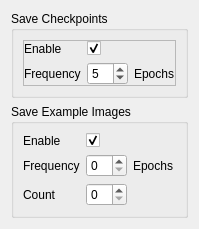
                         <widget class="QWidget" name="scrollAreaWidgetContents_7">
                          <property name="geometry">
                           <rect>
                            <x>0</x>
                            <y>0</y>
                            <width>186</width>
                            <height>226</height>
                           </rect>
                          </property>
                          <layout class="QVBoxLayout" name="verticalLayout_18">
                           <item>
                            <widget class="QGroupBox" name="groupBox_6">
                             <property name="title">
                              <string>Save Checkpoints</string>
                             </property>
                             <layout class="QVBoxLayout" name="verticalLayout_24">
                              <property name="leftMargin">
                               <number>9</number>
                              </property>
                              <property name="topMargin">
                               <number>9</number>
                              </property>
                              <property name="rightMargin">
                               <number>9</number>
                              </property>
                              <property name="bottomMargin">
                               <number>9</number>
                              </property>
                              <item>
                               <widget class="QFrame" name="frame_48">
                                <property name="frameShape">
                                 <enum>QFrame::StyledPanel</enum>
                                </property>
                                <property name="frameShadow">
                                 <enum>QFrame::Raised</enum>
                                </property>
                                <layout class="QFormLayout" name="formLayout_16">
                                 <property name="leftMargin">
                                  <number>0</number>
                                 </property>
                                 <property name="topMargin">
                                  <number>0</number>
                                 </property>
                                 <property name="rightMargin">
                                  <number>0</number>
                                 </property>
                                 <property name="bottomMargin">
                                  <number>0</number>
                                 </property>
                                 <item row="0" column="0">
                                  <widget class="QLabel" name="label_18">
                                   <property name="sizePolicy">
                                    <sizepolicy hsizetype="Maximum" vsizetype="Preferred">
                                     <horstretch>0</horstretch>
                                     <verstretch>0</verstretch>
                                    </sizepolicy>
                                   </property>
                                   <property name="text">
                                    <string>Enable</string>
                                   </property>
                                  </widget>
                                 </item>
                                 <item row="0" column="1">
                                  <widget class="QCheckBox" name="save_model">
                                   <property name="sizePolicy">
                                    <sizepolicy hsizetype="Maximum" vsizetype="Fixed">
                                     <horstretch>0</horstretch>
                                     <verstretch>0</verstretch>
                                    </sizepolicy>
                                   </property>
                                   <property name="text">
                                    <string/>
                                   </property>
                                   <property name="checked">
                                    <bool>true</bool>
                                   </property>
                                  </widget>
                                 </item>
                                 <item row="1" column="0">
                                  <widget class="QLabel" name="label_24">
                                   <property name="sizePolicy">
                                    <sizepolicy hsizetype="Maximum" vsizetype="Preferred">
                                     <horstretch>0</horstretch>
                                     <verstretch>0</verstretch>
                                    </sizepolicy>
                                   </property>
                                   <property name="text">
                                    <string>Frequency</string>
                                   </property>
                                  </widget>
                                 </item>
                                 <item row="1" column="1">
                                  <layout class="QHBoxLayout" name="horizontalLayout_17">
                                   <item>
                                    <widget class="QSpinBox" name="model_save_rate">
                                     <property name="sizePolicy">
                                      <sizepolicy hsizetype="Maximum" vsizetype="Fixed">
                                       <horstretch>0</horstretch>
                                       <verstretch>0</verstretch>
                                      </sizepolicy>
                                     </property>
                                     <property name="minimum">
                                      <number>1</number>
                                     </property>
                                     <property name="value">
                                      <number>5</number>
                                     </property>
                                    </widget>
                                   </item>
                                   <item>
                                    <widget class="QLabel" name="label_42">
                                     <property name="text">
                                      <string>Epochs</string>
                                     </property>
                                    </widget>
                                   </item>
                                   <item>
                                    <spacer name="horizontalSpacer_2">
                                     <property name="orientation">
                                      <enum>Qt::Horizontal</enum>
                                     </property>
                                     <property name="sizeHint" stdset="0">
                                      <size>
                                       <width>40</width>
                                       <height>20</height>
                                      </size>
                                     </property>
                                    </spacer>
                                   </item>
                                  </layout>
                                 </item>
                                </layout>
                               </widget>
                              </item>
                             </layout>
                            </widget>
                           </item>
                           <item>
                            <widget class="QGroupBox" name="groupBox">
                             <property name="title">
                              <string>Save Example Images</string>
                             </property>
                             <layout class="QFormLayout" name="formLayout_6">
                              <item row="0" column="0">
                               <widget class="QLabel" name="label_25">
                                <property name="text">
                                 <string>Enable</string>
                                </property>
                               </widget>
                              </item>
                              <item row="0" column="1">
                               <widget class="QCheckBox" name="save_examples">
                                <property name="text">
                                 <string/>
                                </property>
                                <property name="checked">
                                 <bool>true</bool>
                                </property>
                               </widget>
                              </item>
                              <item row="1" column="0">
                               <widget class="QLabel" name="label_26">
                                <property name="text">
                                 <string>Frequency</string>
                                </property>
                               </widget>
                              </item>
                              <item row="1" column="1">
                               <layout class="QHBoxLayout" name="horizontalLayout_18">
                                <item>
                                 <widget class="QSpinBox" name="example_save_rate"/>
                                </item>
                                <item>
                                 <widget class="QLabel" name="label_43">
                                  <property name="text">
                                   <string>Epochs</string>
                                  </property>
                                 </widget>
                                </item>
                                <item>
                                 <spacer name="horizontalSpacer_3">
                                  <property name="orientation">
                                   <enum>Qt::Horizontal</enum>
                                  </property>
                                  <property name="sizeHint" stdset="0">
                                   <size>
                                    <width>40</width>
                                    <height>20</height>
                                   </size>
                                  </property>
                                 </spacer>
                                </item>
                               </layout>
                              </item>
                              <item row="2" column="0">
                               <widget class="QLabel" name="label_27">
                                <property name="text">
                                 <string>Count</string>
                                </property>
                               </widget>
                              </item>
                              <item row="2" column="1">
                               <layout class="QHBoxLayout" name="horizontalLayout_19">
                                <item>
                                 <widget class="QSpinBox" name="num_examples"/>
                                </item>
                                <item>
                                 <spacer name="horizontalSpacer_4">
                                  <property name="orientation">
                                   <enum>Qt::Horizontal</enum>
                                  </property>
                                  <property name="sizeHint" stdset="0">
                                   <size>
                                    <width>40</width>
                                    <height>20</height>
                                   </size>
                                  </property>
                                 </spacer>
                                </item>
                               </layout>
                              </item>
                             </layout>
                            </widget>
                           </item>
                           <item>
                            <spacer name="verticalSpacer_10">
                             <property name="orientation">
                              <enum>Qt::Vertical</enum>
                             </property>
                             <property name="sizeHint" stdset="0">
                              <size>
                               <width>20</width>
                               <height>270</height>
                              </size>
                             </property>
                            </spacer>
                           </item>
                          </layout>
                         </widget>
